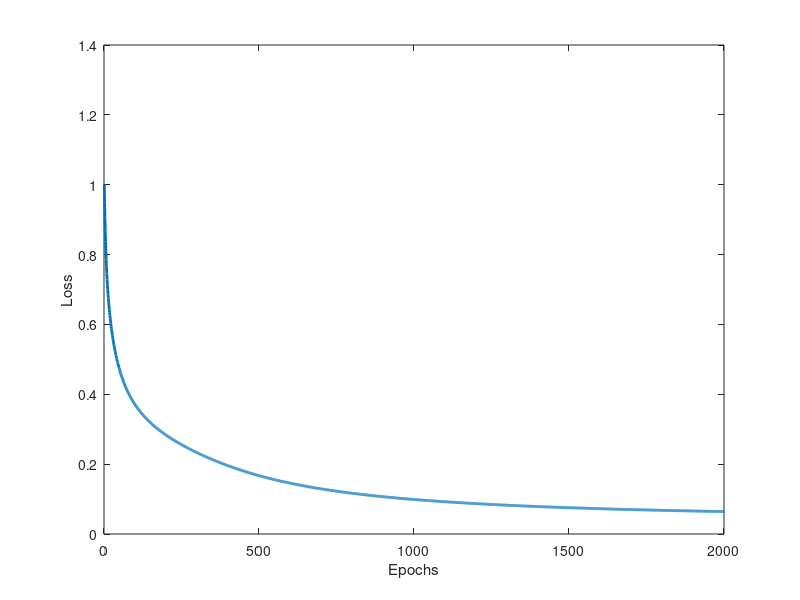
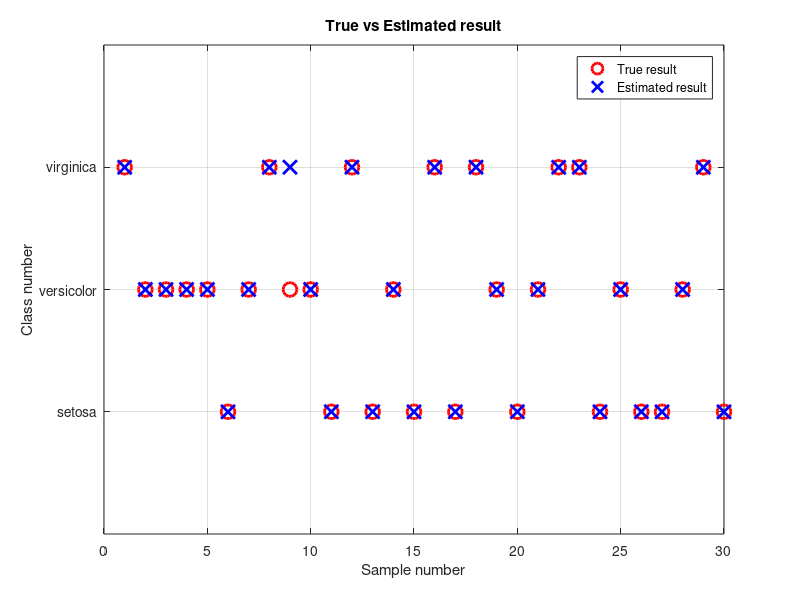

MATLAB code to generate these figures, in order:
clear; close all; clc;

% ------------- load data -------------
load('fisheriris.mat');
% standard scaling the data to have mean 0 and std 1
% this avoids having to deal with different scales of the data
meas = meas - mean(meas);
meas = meas ./ std(meas);

% permutating the data to have a random order
perm = randperm(size(meas, 1));
meas = meas(perm, :);
species = species(perm);

% keeping 80% of the data for training and 20% for testing
trainingMax = floor(0.8*size(meas, 1));
x = meas(1:trainingMax, :);
xTesting = meas(trainingMax+1:end, :);

% one hot encoding the labels
y = zeros(size(meas, 1), 3);
for i = 1:size(meas, 1)
    if strcmp(species(i), 'setosa')
        y(i, 1) = 1;
    elseif strcmp(species(i), 'versicolor')
        y(i, 2) = 1;
    elseif strcmp(species(i), 'virginica')
        y(i, 3) = 1;
    end
end
yTraining = y(1:trainingMax, :);
yTesting = y(trainingMax+1:end, :);

% ------------- initialization -------------
% randomly initialized so the result is data dependent
W1 = randn(4,8);
b1 = randn(1, 8);

W2 = randn(8, 3);
b2 = randn(1, 3);

epochs = 2000;
learningRate = 0.1;

% ------------- training loop -------------
Loss = zeros(epochs, 1);
for i = 1:epochs
    % ------------- forward pass -------------
    m = size(x,1);
    Z1 = x * W1 + repmat(b1, m, 1);
    A1 = 1 ./ (1 + exp(-Z1));

    Z2 = A1 * W2 + repmat(b2, m, 1);
    A2 = exp(Z2) ./ sum(exp(Z2), 2);
    % ------------- loss function -------------
    L = -1/m * sum(sum(yTraining .* log(A2)));
    Loss(i) = L;
    % ------------- backward pass -------------
    % layer 2
    dZ2 = A2 - yTraining; 
    dW2 = 1/m * A1' * dZ2;
    db2 = 1/m * sum(dZ2, 1);

    %layer 1
    dZ1 = (dZ2 * W2') .* (A1 .* (1 - A1));
    dW1 = 1/m * x' * dZ1;
    db1 = 1/m * sum(dZ1, 1);
    % ------------- update weights -------------
    W1 = W1 - learningRate * dW1;
    W2 = W2 - learningRate * dW2;
    b1 = b1 - learningRate * db1;
    b2 = b2 - learningRate * db2;
end

% loss function plot
figure;
plot(Loss, 'LineWidth', 2);
xlabel('Epochs');
ylabel('Loss');

% ------------- testing loop -------------
clear Z1 A1 Z2 A2;
% forward pass
m = size(xTesting,1);
Z1 = xTesting * W1 + repmat(b1, m, 1);
A1 = 1 ./ (1 + exp(-Z1));

Z2 = A1 * W2 + repmat(b2, m, 1);
A2 = exp(Z2) ./ sum(exp(Z2), 2);

[~, estimatedResult] = max(A2, [], 2);
[~, trueResult] = max(yTesting, [], 2);

figure;
plot(trueResult, 'ro', 'MarkerSize', 10, 'LineWidth', 2);
hold on;
plot(estimatedResult, 'bx', 'MarkerSize', 10, 'LineWidth', 2);
hold off;
yticks(1:3);
yticklabels({'setosa', 'versicolor', 'virginica'});
xlabel('Sample number');
ylabel('Class number');
legend('True result', 'Estimated result');
title('True vs Estimated result');
axis([0 size(xTesting, 1) 0 4]);
grid on;


